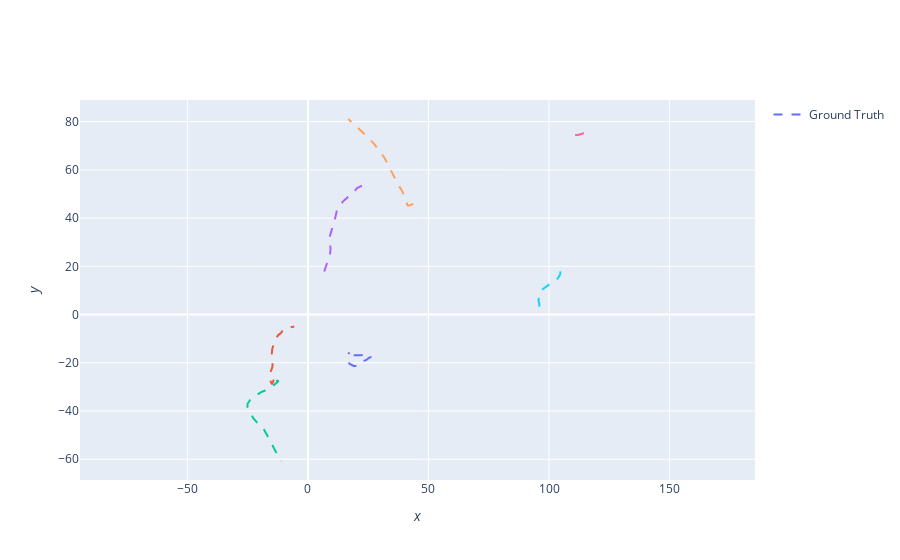

Notebook code cell kept with this figure:
### Markdown cell above
Plot the ground truth

### Code cell
from stonesoup.plotter import Plotterly
plotter = Plotterly()
plotter.plot_ground_truths(truths, [0, 2])
plotter.fig
